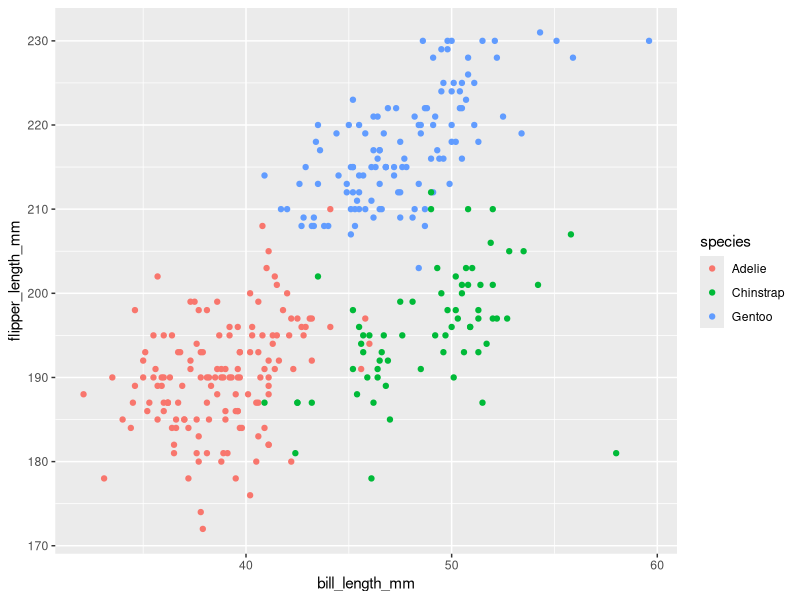

Recreate this plot in R.
## ---- chunk 1
library(tidyverse)
## ---- chunk 2

df = 
  tibble(
    score=rnorm(10,mean=0,sd=1),
gr_than_zero =score > 0,
vec_char =c("Lily","Cody","Tommy","Sally","Jack","Anna","Lucy","Coco","Jerry","Stella"),
vec_factor =factor(c("high school diploma","college diploma","college diploma","college diploma","college diploma","college diploma","high school diploma","postgraduate diploma","postgraduate diploma","high school diploma"))
)
df
## ---- chunk 3
mean(pull(df,score))
mean(pull(df,gr_than_zero))
mean(pull(df,vec_char))
mean(pull(df,vec_factor))

## ---- chunk 4
#Here, we can take the mean of a random sample of size 10 from a standard Normal distribution
#We can also take the mean of logical vector indicating whether elements of the sample are greater than 0
#We cannot take the mean of  character vector of length 10
#We can not take the mean of a factor vector of length 10, with 3 different factor “levels”**

## ---- chunk 5
as.numeric(df$gr_than_zero)
as.numeric(df$vec_char)
as.numeric(df$vec_factor)

## ---- chunk 6
#By using as.numeric function, the logical vector changed to either 0 or 1, which means that TRUE OR FALSE. 
#The character vector still shows the warning message which can explain the warning message as 
#I tried to take the mean of it.Argument is not numeric or logical will return NA.
#The factor vector returns to 1,2 or 3, which is the 3 diffenent levels.
## ---- chunk 7
data("penguins", package = "palmerpenguins")
summary(penguins)
## ---- chunk 8
#The data in this dataset, including names / values of important variables
#There are in total 8 varialbels.They are species, island,bill_length_mm,bill_depth_mm,flipper_length_mm
#body_mass_g, sex and year.

## ---- chunk 9
nrow(penguins)
ncol(penguins)
##There are 344 rows and 8 colums.
## ---- chunk 10
##Here,I use the na.omit function to omit NA and named the NA-free dataset as penguins_new. 
penguins_new = na.omit(penguins)
mean(pull(penguins_new,flipper_length_mm))
## ---- chunk 11
ggplot(penguins_new,aes(bill_length_mm,flipper_length_mm,colour =species))+ 
  geom_point()
getwd()

